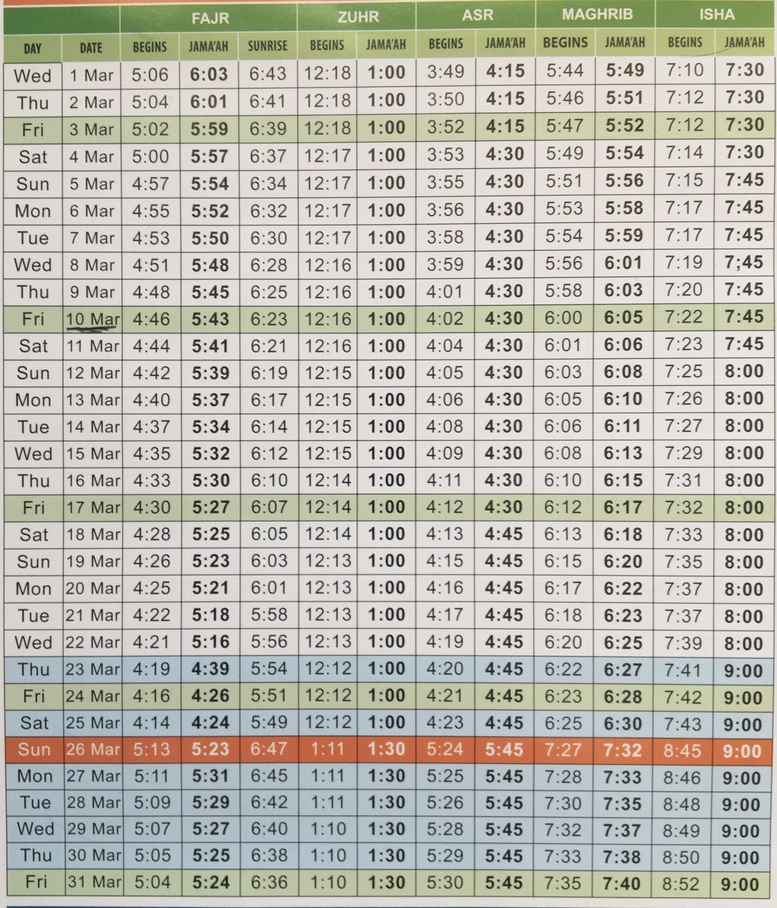
#> input picture timetable_scanner/Redcoat-Mar-23.jpg, 777 x 908 px, shrunk from 2872 x 3359 before the run
$ python method_3.py
#> lines starting #> are read from the running program, lines starting #| are printed output that depends on the picture
### timetable_scanner/util.py
import cv2
from PIL import Image, ImageOps
import numpy as np
# [6 lines left out: function openAndReturnImageArray, not called in this run]

def showImgInWindow(pil_img, filename):
    # Convert to numpy array
    # im_arr = np.asarray(pil_img)
    # Display image using OpenCV
    cv2.imshow(filename, pil_img)
    # Closing image
    # cv2.waitKey(0)  # Wait for a key press before checking for user input
    # cv2.destroyAllWindows()  # Close the OpenCV window
    # NEED TO ADD this so it waits for a sec!! and finsihes up closing
    # https://stackoverflow.com/questions/22274789/cv2-imshow-function-is-opening-a-window-that-always-says-not-responding-pyth
    cv2.waitKey(1)

# [17 lines left out: function showImgAndReturnIfMeetsCriteria, not called in this run]


def returnGrayscaleImg(img):
    return cv2.cvtColor(img, cv2.COLOR_BGR2GRAY)

def checkIfUserInputIsANumber(userInput):
    if userInput.isdigit():
        return True
    else:
        print("User Input is not a number! Please try again")
        return False

def getThresholdFromUserInput():
    isValidThreshold = False
    while not isValidThreshold:
        usrThreshold = input("Please pick a new threshold: ")
        isValidThreshold = checkIfUserInputIsANumber(usrThreshold)
    return int(usrThreshold)


# Calculate skew angle of an image
# [36 lines left out: functions getSkewAngle, rotateImage, not called in this run]

# Deskew image
def deskew(cvImage):
    angle = getSkewAngle(cvImage)
    return rotateImage(cvImage, -1.0 * angle)

### timetable_scanner/old_code/method_3.py
# This one will try to draw the horizontal and vertical table lines by:
# By Diluting the times and making each row/column one blob to be able to draw the row/column lines
# Then use those to identify blocks!

import cv2
from PIL import Image, ImageOps
import pytesseract
import numpy as np
from util import showImgInWindow, returnGrayscaleImg, showImgAndReturnIfMeetsCriteria, getThresholdFromUserInput

# Step 1 : First read in file and make grayscale, also grab img shape, copy and store a base_img for later, show img
# img_path = "IMG_4350.JPG"
img_path = "../Redcoat-Mar-23.jpg"
im = Image.open(img_path)
#> im is the input picture: PIL image 777x908 RGB; mean R, G, B 188, 186.5, 176.7
im = ImageOps.exif_transpose(im)

# SO can pass display image
im = np.asarray(im)
base_image = im.copy()
im_h, im_w, im_d = im.shape
#> im_h = 908; im_w = 777; im_d = 3

# showImgInWindow(im, "pre-processed PIL img")
gray_img = returnGrayscaleImg(im)
#> in returnGrayscaleImg, `return cv2.cvtColor(img, cv2.COLOR_BGR2GRAY)`:
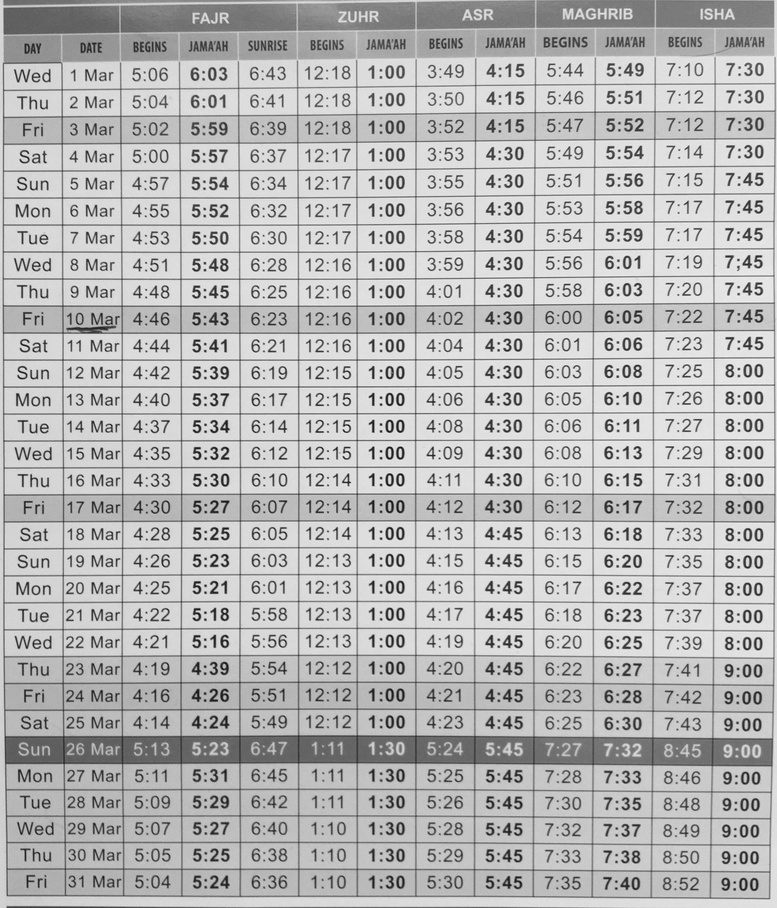
#> returned value: shape (908, 777); min 15, max 247, mean 183.8
showImgInWindow(gray_img, "greyscaled Image")

# Step 2: Binarise img - pick a threshold such that table lines can be seen!
# Use threshold of ~ 50 so faint table lines don't show - want only text and smudge text!
imgMeetsCriteria = False
while not imgMeetsCriteria:
#> (the run stopped early here; a loop or call above may not have finished)

$ run again, with timetable_scanner/IMG_4350.JPG copied over timetable_scanner/Redcoat-Mar-23.jpg
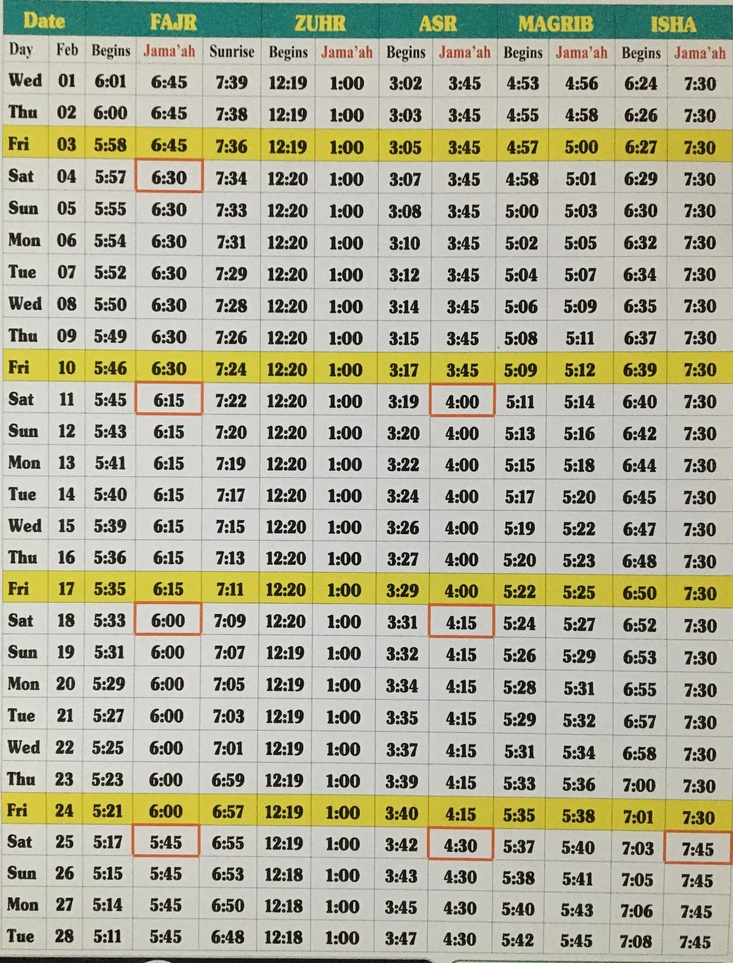
#> input picture timetable_scanner/IMG_4350.JPG, 733 x 963 px, shrunk from 2764 x 3632 before the run
#> im is the input picture: PIL image 733x963 RGB; mean R, G, B 176.1, 175.7, 153.6
#> in returnGrayscaleImg, `return cv2.cvtColor(img, cv2.COLOR_BGR2GRAY)`:
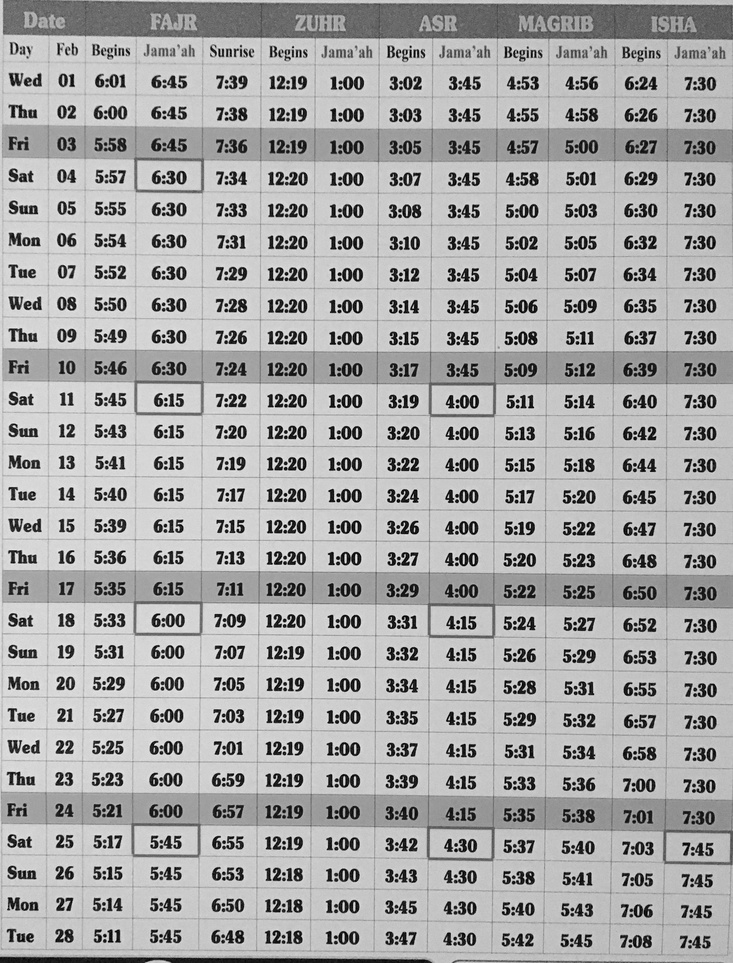
#> returned value: shape (963, 733); min 0, max 247, mean 169.1

$ run again, with timetable_scanner/Bad-Feb-2023.JPG copied over timetable_scanner/Redcoat-Mar-23.jpg
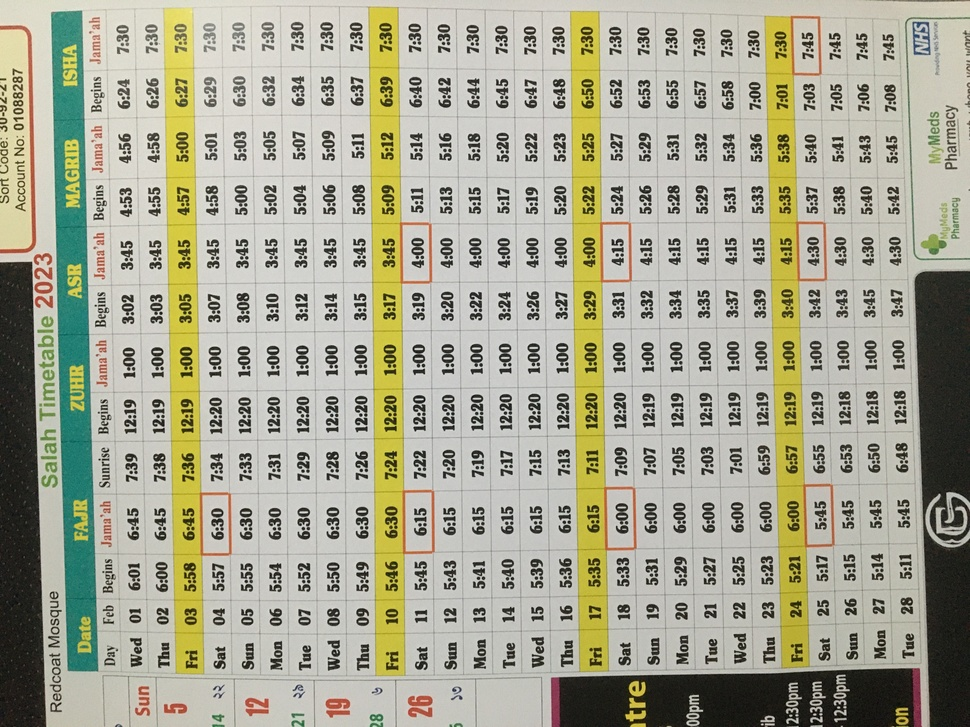
#> input picture timetable_scanner/Bad-Feb-2023.JPG, 970 x 727 px, shrunk from 4032 x 3024 before the run
#> im is the input picture: PIL image 970x727 RGB; mean R, G, B 167.7, 167.1, 147.3
#> `im = ImageOps.exif_transpose(im)`:
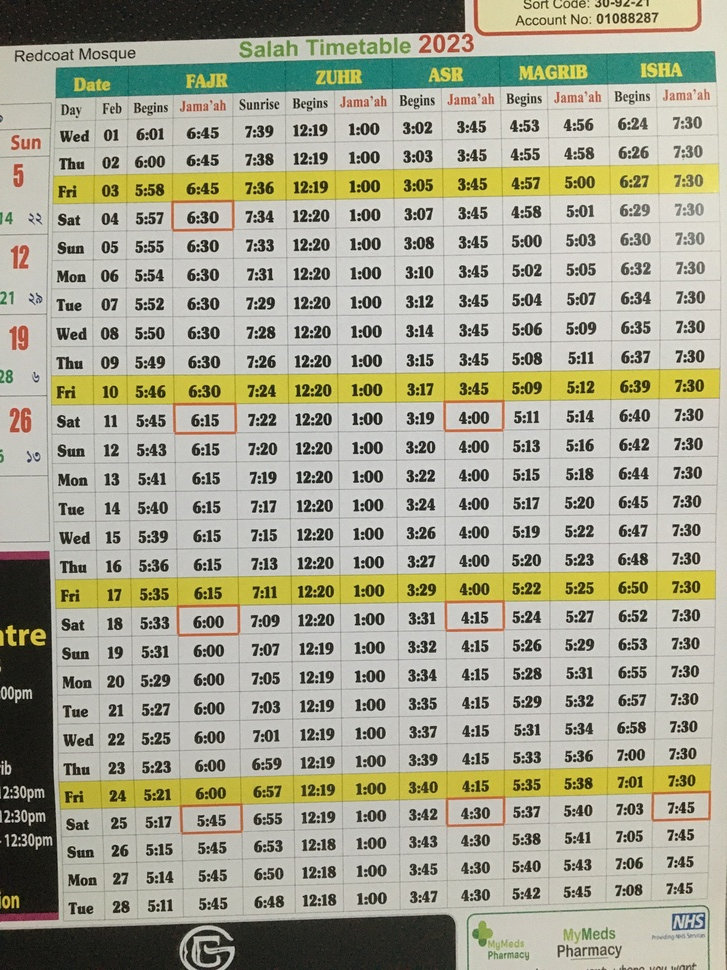
#> im: PIL image 727x970 RGB; mean R, G, B 167.7, 167.1, 147.3
#> in returnGrayscaleImg, `return cv2.cvtColor(img, cv2.COLOR_BGR2GRAY)`:
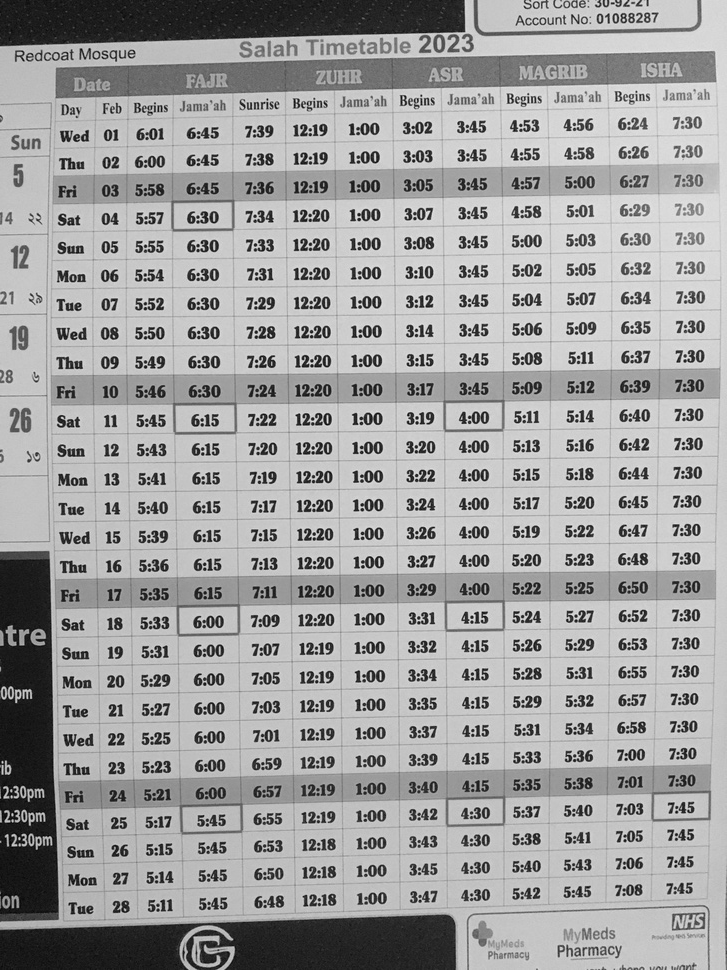
#> returned value: shape (970, 727); min 0, max 240, mean 161.3
